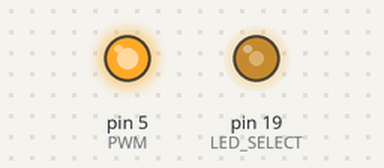
The sketch below on a simulated Arduino Uno, built for the host (arithmetic inside an expression is 32-bit, double 64-bit). Parts: output pins drawn as LEDs (lit = HIGH).

Above: at 0.1 s.
Timing chart, 0 to 1.6 s (numbered marks = the images above):
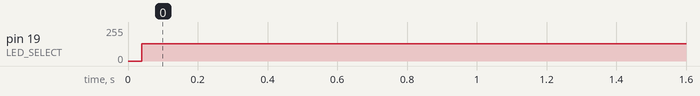

Measured:
- by itself, pin 19 (LED_SELECT): 0/255 → 128/255 at 0.04 s

The sketch:

Zumo-IR_constant_on_38kHz.ino
```cpp
#include <TimerThree.h>


/******************************
 * Vil udsende 38kHz moduleret IR fra begge sider ved fuld styrke
 * (Når den ene side er tændt, vil den anden være slukket)
 ******************************/


#define PWM 5
#define LED_SELECT 19


bool left = true;

void setup() {
  // put your setup code here, to run once:
  pinMode(PWM, OUTPUT);
  pinMode(LED_SELECT, OUTPUT);

  Timer3.initialize((1/(38000*2))*1000000); //run twice every 1/38000 second
  Timer3.attachInterrupt(blink);
  digitalWrite(PWM, HIGH);
}

void blink(){
   digitalWrite(LED_SELECT, left);
   left = !left;
}

void loop() {
   // put your main code here, to run repeatedly:
}
```
